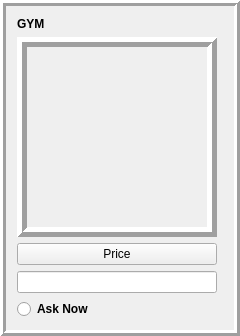
         <widget class="QFrame" name="frame_8">
          <property name="maximumSize">
           <size>
            <width>16777215</width>
            <height>16777215</height>
           </size>
          </property>
          <property name="frameShape">
           <enum>QFrame::Box</enum>
          </property>
          <property name="frameShadow">
           <enum>QFrame::Raised</enum>
          </property>
          <property name="lineWidth">
           <number>3</number>
          </property>
          <layout class="QGridLayout" name="gridLayout_17">
           <item row="6" column="0">
            <widget class="QRadioButton" name="radioButton_9">
             <property name="font">
              <font>
               <weight>75</weight>
               <bold>true</bold>
              </font>
             </property>
             <property name="text">
              <string>Ask Now</string>
             </property>
            </widget>
           </item>
           <item row="4" column="0">
            <widget class="QPushButton" name="pushButton_3">
             <property name="text">
              <string>Price</string>
             </property>
            </widget>
           </item>
           <item row="1" column="0" rowspan="3">
            <widget class="QLabel" name="label_29">
             <property name="minimumSize">
              <size>
               <width>200</width>
               <height>200</height>
              </size>
             </property>
             <property name="styleSheet">
              <string notr="true">border-image: url(:/newPrefix/nevencheckin_qrc/gym2.png);</string>
             </property>
             <property name="frameShape">
              <enum>QFrame::Box</enum>
             </property>
             <property name="frameShadow">
              <enum>QFrame::Raised</enum>
             </property>
             <property name="lineWidth">
              <number>5</number>
             </property>
             <property name="text">
              <string/>
             </property>
             <property name="pixmap">
              <pixmap>:/newPrefix/check in_qrc/gym2.png</pixmap>
             </property>
             <property name="scaledContents">
              <bool>true</bool>
             </property>
            </widget>
           </item>
           <item row="0" column="0" colspan="2">
            <widget class="QLabel" name="label_40">
             <property name="font">
              <font>
               <weight>75</weight>
               <bold>true</bold>
              </font>
             </property>
             <property name="text">
              <string>GYM</string>
             </property>
            </widget>
           </item>
           <item row="5" column="0">
            <widget class="QLineEdit" name="lineEdit">
             <property name="readOnly">
              <bool>true</bool>
             </property>
            </widget>
           </item>
          </layout>
         </widget>
